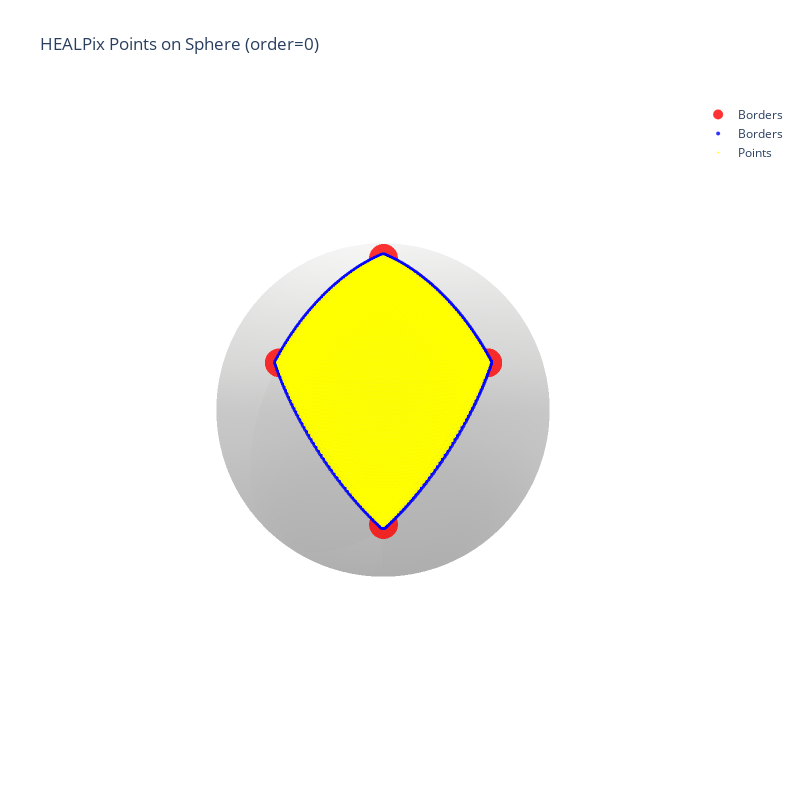

Here is the notebook cell this chart was saved with:
### Code cell
def main(order, i):
  
    # Create points for sphere
    theta = np.linspace(0, 2 * np.pi, 100)
    phi = np.linspace(0, np.pi, 50)
    theta, phi = np.meshgrid(theta, phi)
    r = 1
    # Convert to Cartesian coordinates
    x = r * np.sin(phi) * np.cos(theta)
    y = r * np.sin(phi) * np.sin(theta)
    z = r * np.cos(phi)
    
    sphere = go.Surface(x=x,y=y,z=z,colorscale='Gray',opacity=.2,showscale=False)
    
    
    points = getBoundaries(order, i)
    x = points[0] 
    y = points[1]
    z = points[2]
    # Create scatter3d plot
    scatter = go.Scatter3d(x=x,y=y,z=z,mode='markers',marker=dict(size=10,color="red",colorscale='Viridis',opacity=0.8), name="Borders")
    
    arc12, arc23, arc34, arc41 = getArcs(points)

    arcs = np.concatenate((arc12, arc23, arc34, arc41), axis = 0)
    scatters = go.Scatter3d(x=arcs[:,0],y=arcs[:,1],z=arcs[:,2],mode='markers',marker=dict(size=4,color="blue",colorscale='Viridis',opacity=0.8), name="Borders")
    
    new_points, arc_lengths= getPoints(arc12, arc23, arc34, arc41, 50)
    x1 = new_points[:,0]
    y1 = new_points[:,1]
    z1 = new_points[:,2]
    # Create scatter3d plot
    scatter1 = go.Scatter3d(x=x1,y=y1,z=z1,mode='markers',marker=dict(size=2,color="yellow",colorscale='Viridis',opacity=0.8), name="Points")
    

    # test1 = go.Scatter3d(x=new_points[150:153, 0], y=new_points[150:153,1],z= new_points[150:153, 2],mode='markers', marker=dict(size = 2, color='green',opacity=.8))
  

    # for j in range(10):
    #     print(new_points[j+150,0], new_points[j+150, 1],new_points[j+150, 2] )
        
        
        
        
        
    # test = go.Scatter3d(x=new_points[0:50, 0], y=new_points[0:50,1],z= new_points[0:50, 2],mode='markers', marker=dict(size = 5, color='green',opacity=.8))
    
    fig = go.Figure(data=[sphere, scatter, scatters, scatter1])
    fig.update_layout(
        title=f'HEALPix Points on Sphere (order={order})',
        scene=dict(
            xaxis=dict(showbackground=False, visible=False),
            yaxis=dict(showbackground=False, visible=False),
            zaxis=dict(showbackground=False, visible=False),
            aspectmode='data'
        ),
        width=800,
        height=800
    )
    # Display the plot
    fig.show()
    return arc_lengths

t = main(0,0)

### Figure 1 — Plotly figure (JSON) as saved in the notebook; plotly's stock layout.template omitted (floating-point values rounded to 4 significant figures; data arrays with more than 128 entries replaced by an {"elided": "..."} marker saying what was removed)
{"data": [{"colorscale": [[0, "rgb(0, 0, 0)"], [0.09091, "rgb(16, 16, 16)"], [0.1818, "rgb(38, 38, 38)"], [0.2727, "rgb(59, 59, 59)"], [0.3636, "rgb(81, 80, 80)"], [0.4545, "rgb(102, 101, 101)"], [0.5455, "rgb(124, 123, 122)"], [0.6364, "rgb(146, 146, 145)"], [0.7273, "rgb(171, 171, 170)"], [0.8182, "rgb(197, 197, 195)"], [0.9091, "rgb(224, 224, 223)"], [1, "rgb(254, 254, 253)"]], "opacity": 0.2, "showscale": false, "type": "surface", "x": {"elided": "50x100 float values"}, "y": {"elided": "50x100 float values"}, "z": {"elided": "50x100 float values"}}, {"marker": {"color": "red", "colorscale": [[0, "#440154"], [0.1111, "#482878"], [0.2222, "#3e4989"], [0.3333, "#31688e"], [0.4444, "#26828e"], [0.5556, "#1f9e89"], [0.6667, "#35b779"], [0.7778, "#6ece58"], [0.8889, "#b5de2b"], [1, "#fde725"]], "opacity": 0.8, "size": 10}, "mode": "markers", "name": "Borders", "type": "scatter3d", "x": [0, 0.7454, 0.7071, 4.564e-17], "y": [0, 0, 0.7071, 0.7454], "z": [1, 0.6667, 0, 0.6667]}, {"marker": {"color": "blue", "colorscale": [[0, "#440154"], [0.1111, "#482878"], [0.2222, "#3e4989"], [0.3333, "#31688e"], [0.4444, "#26828e"], [0.5556, "#1f9e89"], [0.6667, "#35b779"], [0.7778, "#6ece58"], [0.8889, "#b5de2b"], [1, "#fde725"]], "opacity": 0.8, "size": 4}, "mode": "markers", "name": "Borders", "type": "scatter3d", "x": {"elided": "200 float values"}, "y": {"elided": "200 float values"}, "z": {"elided": "200 float values"}}, {"marker": {"color": "yellow", "colorscale": [[0, "#440154"], [0.1111, "#482878"], [0.2222, "#3e4989"], [0.3333, "#31688e"], [0.4444, "#26828e"], [0.5556, "#1f9e89"], [0.6667, "#35b779"], [0.7778, "#6ece58"], [0.8889, "#b5de2b"], [1, "#fde725"]], "opacity": 0.8, "size": 2}, "mode": "markers", "name": "Points", "type": "scatter3d", "x": {"elided": "5000 float values"}, "y": {"elided": "5000 float values"}, "z": {"elided": "5000 float values"}}], "layout": {"height": 800, "scene": {"aspectmode": "data", "xaxis": {"showbackground": false, "visible": false}, "yaxis": {"showbackground": false, "visible": false}, "zaxis": {"showbackground": false, "visible": false}}, "title": {"text": "HEALPix Points on Sphere (order=0)"}, "width": 800}}
